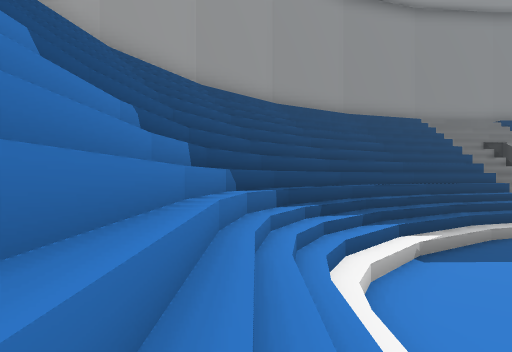
view 1 (above)

18 first-person views from a walk through a scene from a Unity 3-D project. The camera is 1.3 m above the floor, looks level and sees 75° across. The floor is counted in squares, 2 m on a side. Each view is taken from the middle of a square. On the plan, view 1 faces up. The plan holds only what a view shows up to about 10 squares ahead; the rest is blank. The place goes on beyond the plan. The player character is not drawn.

view 2
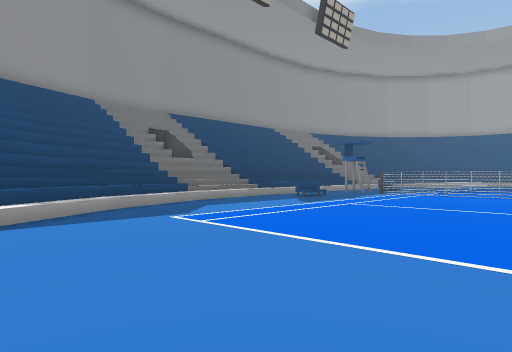

view 3
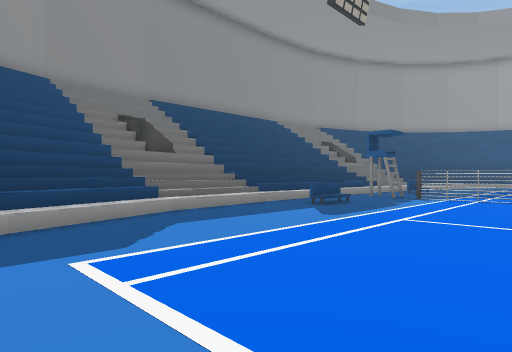

view 4
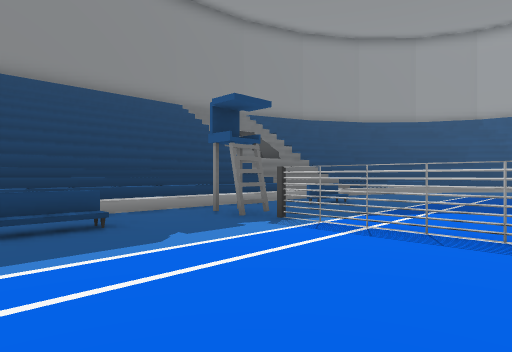

view 5
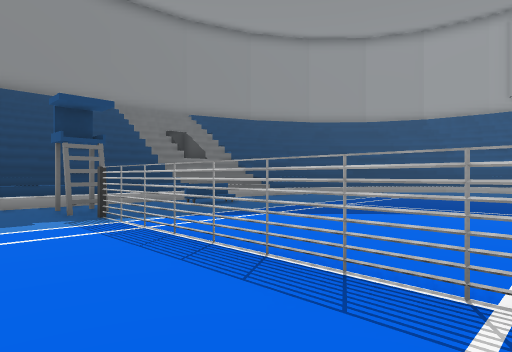

view 6
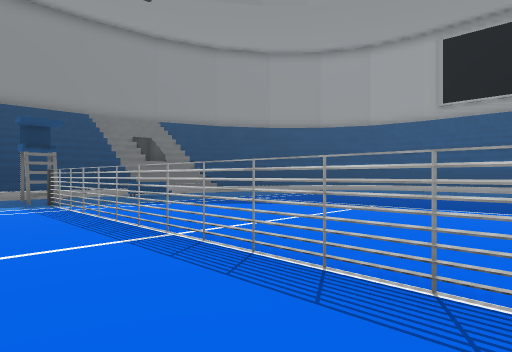

view 7
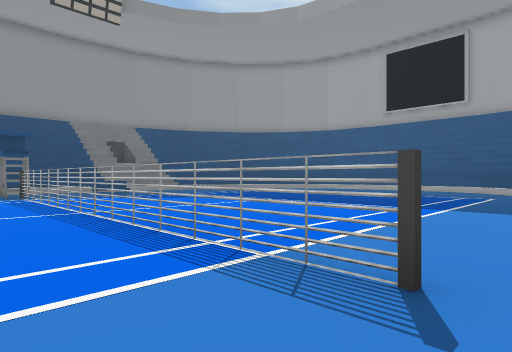

view 8
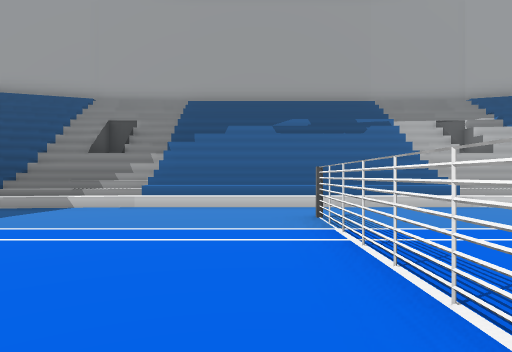

view 9
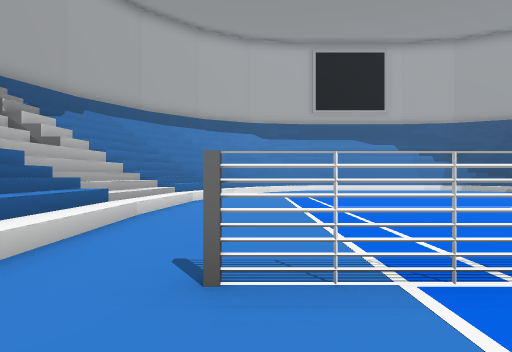

view 10
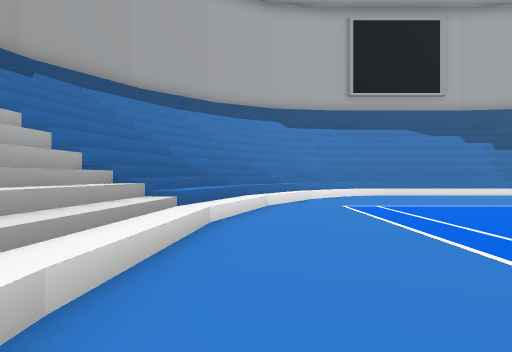

view 11
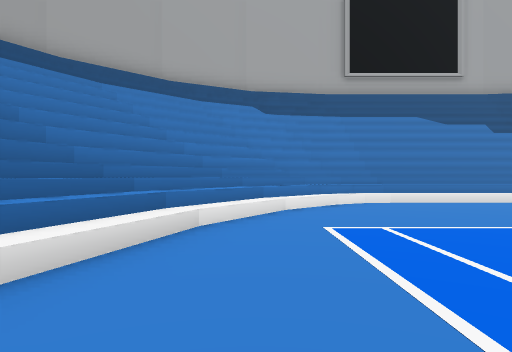

view 12
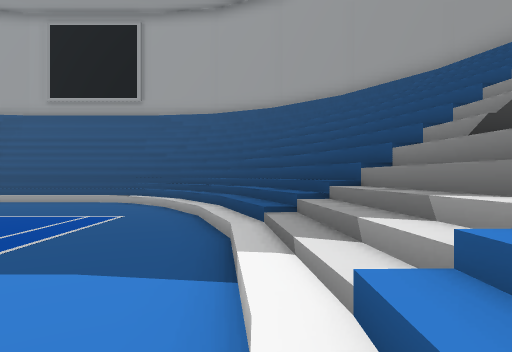

view 13
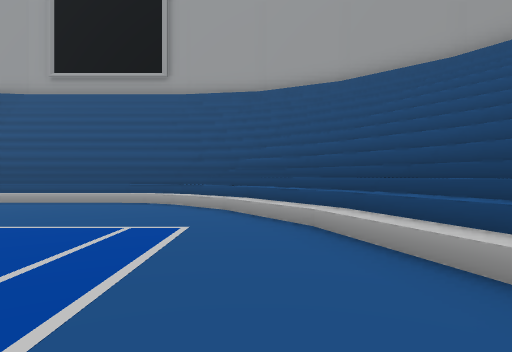

view 14
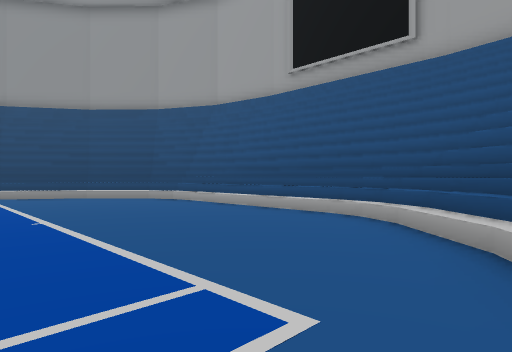

view 15
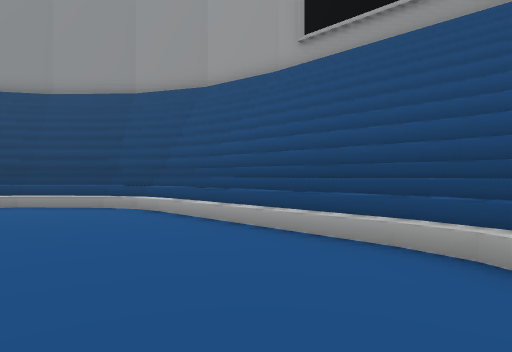

view 16
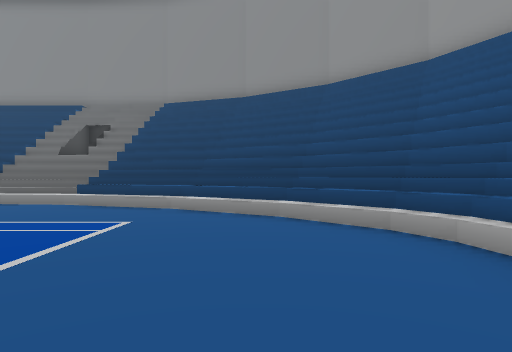

view 17
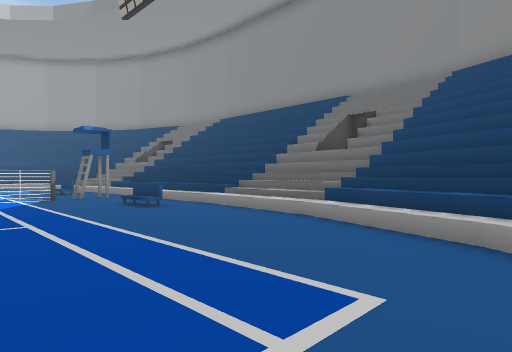

view 18
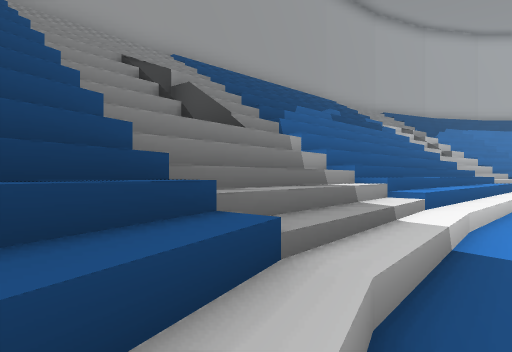

### Floor plan
Key: @ floor where view 1 was taken; # wall or solid block; . main floor; : floor 0.5 m higher than the main floor; + floor 2 m higher than the main floor; / step, stairs or slope; ^ raised ledge; T thing the floor can be seen under or through; C chair.
Columns run from 1 left of view 1 to 29 right of it. Each row starts with its distance up from view 1.
 12                     #
 11        ###^^#####  ^^###
 10     ##^^^^^+///////+^^^^^##
  9    #^^^/////////////////^^^#
  8   #^^////:://///////::////^^#
  7  #^/////..../...../..../////^#
  6 #^////.........C.........////^#
  5 #^//...........T...........//^#
  4 #//............T............//#
  3 #//............T............//#
  2 #//............T............//#
  1 #//............T............//#
  0 #@/........  ..T............//#
 -1 #//............T............//#
 -2 #//............T............//#
 -3 #//............T............//#
 -4 #^//...........T...........//^#
 -5 #^////.........#.........////^#
 -6  #^/////.............../////^#
 -7   #^/////////////////://///^#
 -8    ##^///////////////////^##
 -9     ###^^^+/////////+^^^###
-10        #^^^^#######^^^^#
-11                     ###

Positions as (right, up) in squares from view 1, and headings:
1: (0, 0), facing up
2: (2, 0), facing up-right
3: (4, 2), facing up-right
4: (10, 2), facing up-right
5: (12, 0), facing up-right
6: (12, -3), facing up-right
7: (12, -6), facing up-right
8: (15, 0), facing down
9: (16, -5), facing left
10: (12, -6), facing left
11: (9, -5), facing left
12: (16, -7), facing right
13: (19, -5), facing right
14: (22, -5), facing up-right
15: (24, -3), facing up-right
16: (25, 0), facing up
17: (24, 3), facing up-left
18: (22, -6), facing down-left
